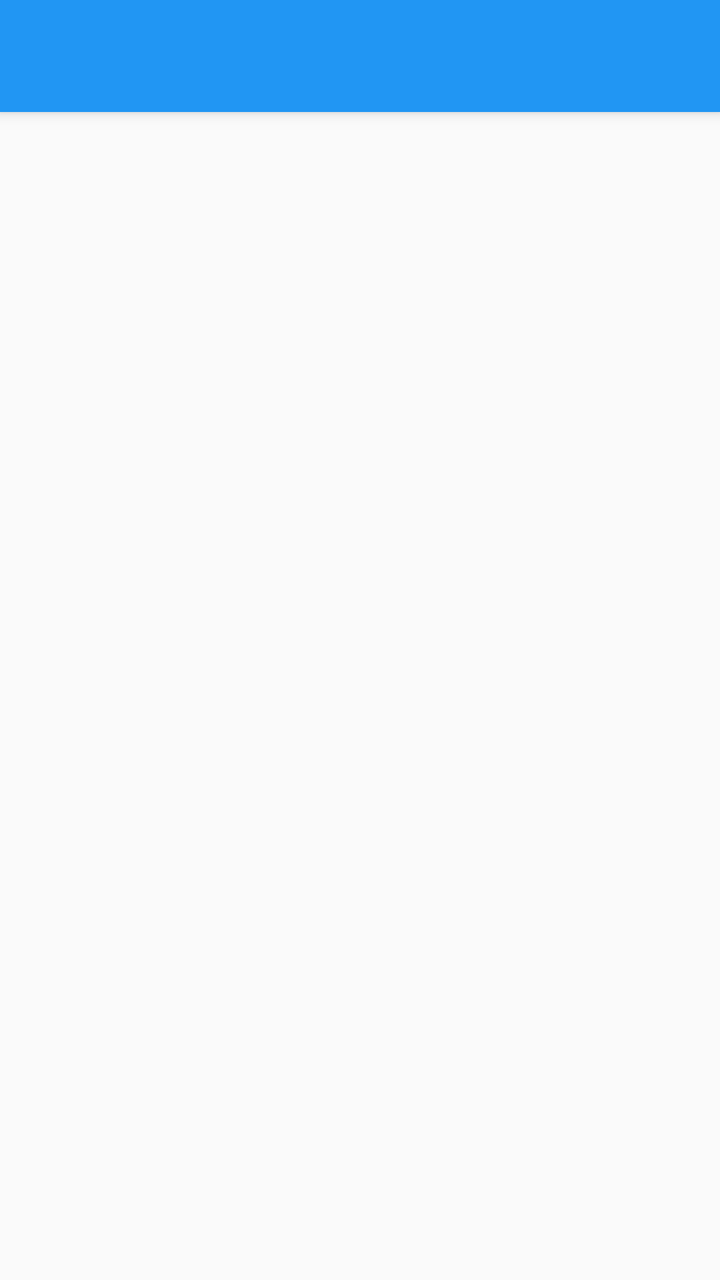
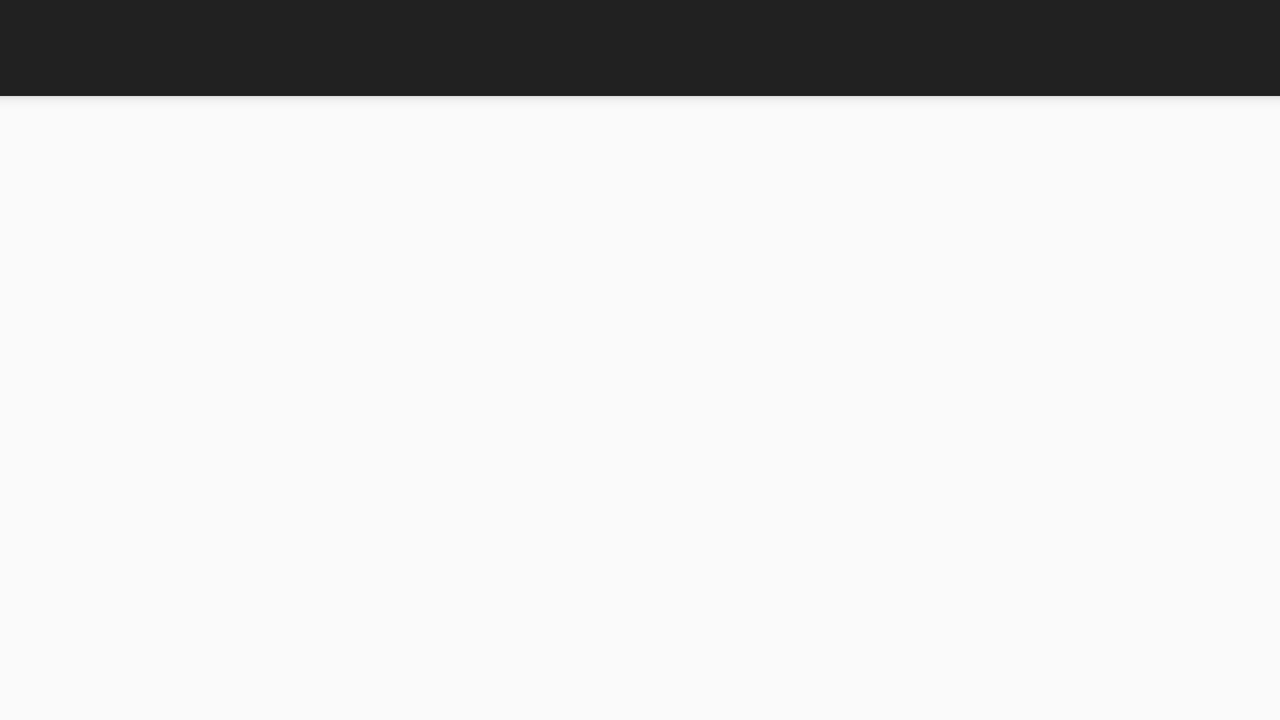

One screen, two layout resources from the same app: the default and the repository's alternative for another configuration. Each is rendered where Android would select it; the XML of both is given below.
<!-- AndroidManifest.xml: activity theme AppTheme -->
<!-- res/layout/activity_main.xml -->
<?xml version="1.0" encoding="utf-8"?>
<androidx.drawerlayout.widget.DrawerLayout xmlns:android="http://schemas.android.com/apk/res/android"
    xmlns:app="http://schemas.android.com/apk/res-auto"
    android:id="@+id/drawer_layout"
    android:layout_width="match_parent"
    android:layout_height="match_parent">

    <LinearLayout
        android:layout_width="match_parent"
        android:layout_height="match_parent"
        android:orientation="vertical">

        <androidx.appcompat.widget.Toolbar
            android:id="@+id/toolbar"
            android:layout_width="match_parent"
            android:layout_height="?attr/actionBarSize"
            android:background="@color/colorPrimary"
            android:elevation="4dp"
            app:popupTheme="@style/ThemeOverlay.AppCompat.Light"
            app:theme="@style/ThemeOverlay.AppCompat.Dark.ActionBar" />

        <FrameLayout
            android:id="@+id/content"
            android:layout_width="match_parent"
            android:layout_height="0dp"
            android:layout_weight="1" />
    </LinearLayout>

    <com.google.android.material.navigation.NavigationView
        android:id="@+id/navigationView"
        android:layout_width="wrap_content"
        android:layout_height="match_parent"
        android:layout_gravity="start"
        app:headerLayout="@layout/nav_header_layout"
        app:menu="@menu/menu_drawer" />
</androidx.drawerlayout.widget.DrawerLayout>
<!-- res/layout/nav_header_layout.xml (included above) -->
<?xml version="1.0" encoding="utf-8"?>
<LinearLayout xmlns:android="http://schemas.android.com/apk/res/android"
    android:layout_width="match_parent"
    android:layout_height="84dp"
    android:gravity="center_vertical"
    android:background="?colorPrimaryDark">

    <ImageView
        android:layout_width="wrap_content"
        android:layout_height="wrap_content"
        android:adjustViewBounds="true"
        android:layout_margin="16dp"
        android:contentDescription="@string/app_name"
        android:src="@mipmap/ic_launcher" />

    <TextView
        android:layout_width="wrap_content"
        android:layout_height="wrap_content"
        android:text="@string/app_name"
        android:textColor="@android:color/white"
        android:textSize="28sp" />
</LinearLayout>
<!-- resources referenced by this layout -->
<resources>
  <color name="colorPrimary">#2196F3</color>
  <!-- mipmap ic_launcher: png bitmap (mipmap-hdpi, 3312 bytes) -->
  <string name="app_name">Pi Trainer</string>
  <style name="AppTheme" parent="Theme.AppCompat.DayNight.NoActionBar">
          <item name="colorPrimary">@color/colorPrimary</item>
          <item name="colorPrimaryDark">@color/colorPrimaryDark</item>
          <item name="colorAccent">@color/colorAccent</item>
      </style>
  <color name="colorPrimaryDark">#1976D2</color>
  <color name="colorAccent">#00c853</color>
</resources>
<!-- res/layout-land/activity_main.xml (the repository's variant of the layout above) -->
<!-- drawn on the phone turned sideways -->
<?xml version="1.0" encoding="utf-8"?>
<android.support.v4.widget.DrawerLayout xmlns:android="http://schemas.android.com/apk/res/android"
    android:id="@+id/drawer_layout"
    android:layout_width="match_parent"
    android:layout_height="match_parent">

    <LinearLayout
        android:layout_width="match_parent"
        android:layout_height="match_parent"
        android:orientation="vertical">

        <android.support.v7.widget.Toolbar
            android:id="@+id/toolbar"
            style="@style/ToolbarStyle"
            android:layout_width="match_parent"
            android:layout_height="?android:attr/actionBarSize"
            android:background="@color/primary_material_dark"
            android:elevation="4dp" />

        <FrameLayout
            android:id="@+id/content"
            android:layout_width="match_parent"
            android:layout_height="0dp"
            android:layout_weight="1"
            android:paddingBottom="@dimen/activity_vertical_margin"
            android:paddingLeft="@dimen/activity_horizontal_margin"
            android:paddingRight="@dimen/activity_horizontal_margin"
            android:paddingTop="@dimen/activity_vertical_margin" />
    </LinearLayout>

    <android.support.v7.widget.RecyclerView
        android:id="@+id/drawer_recyclerView"
        android:layout_width="@dimen/nav_drawer_width"
        android:layout_height="match_parent"
        android:layout_gravity="start"
        android:background="@color/drawer_listView_background"
        android:elevation="6dp" />

</android.support.v4.widget.DrawerLayout>
<!-- resources referenced by the variant -->
<!-- as the phone turned sideways resolves them -->
<resources>
  <dimen name="activity_horizontal_margin">16dp</dimen>
  <dimen name="activity_vertical_margin">16dp</dimen>
  <dimen name="nav_drawer_width">298dp</dimen>
  <style name="AppTheme" parent="Theme.AppCompat.DayNight.NoActionBar">
          <item name="colorPrimary">@color/colorPrimary</item>
          <item name="colorPrimaryDark">@color/colorPrimaryDark</item>
          <item name="colorAccent">@color/colorAccent</item>
      </style>
  <color name="colorPrimary">#2196F3</color>
  <color name="colorPrimaryDark">#1976D2</color>
  <color name="colorAccent">#00c853</color>
</resources>
